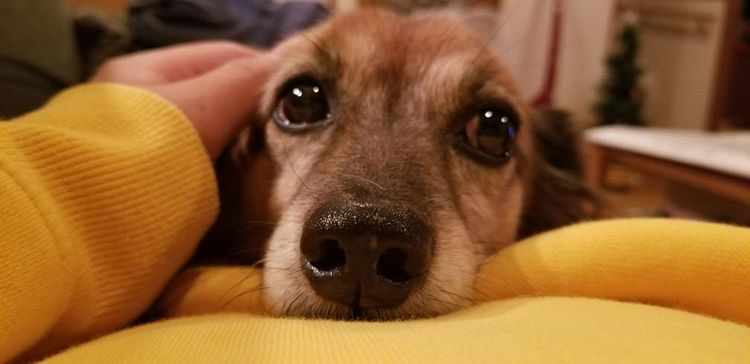
#> input picture Photos/kokoro.jpg, 750 x 364 px, found by its file name
$ python binaryScale3-11.py
#> lines starting #> are read from the running program, lines starting #| are printed output that depends on the picture; after the words box and inside, x2 and y2 are one past the last pixel; in counts of white or black regions, pixels touching at a corner belong together
import cv2 as cv
import numpy as py

# 方法１　Numpyでアルゴリズムを書いて実装

# 閾値
threshold_val = 127

# 入力画像の読み込み
img = cv.imread("Photos/kokoro.jpg")
#> img is the input picture: shape (364, 750, 3); mean B, G, R 47.9, 94.7, 142.3

# グレースケール変換
gray = cv.cvtColor(img, cv.COLOR_RGB2GRAY)
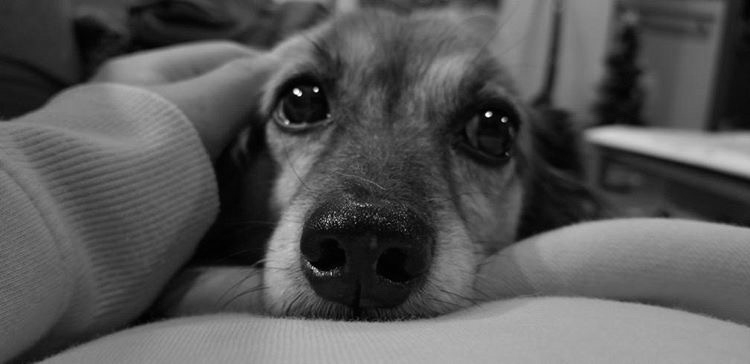
#> gray: shape (364, 750); min 0, max 254, mean 86.1

# 出力画像用の配列生成
threshold_img = gray.copy()

# Numpyで実装
threshold_img[gray < threshold_val] = 0
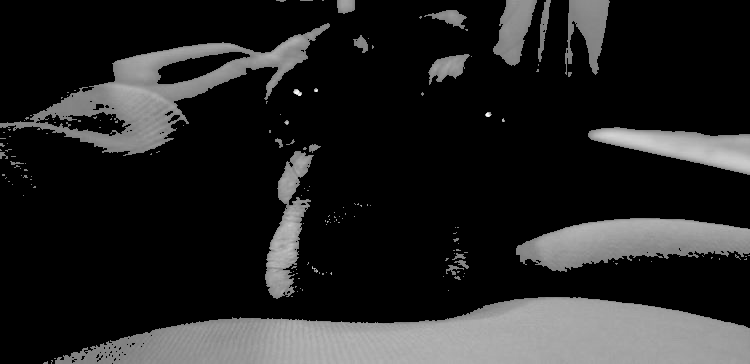
#> threshold_img: shape (364, 750); min 0, max 254, mean 36.9
threshold_img[gray >= threshold_val] = 255
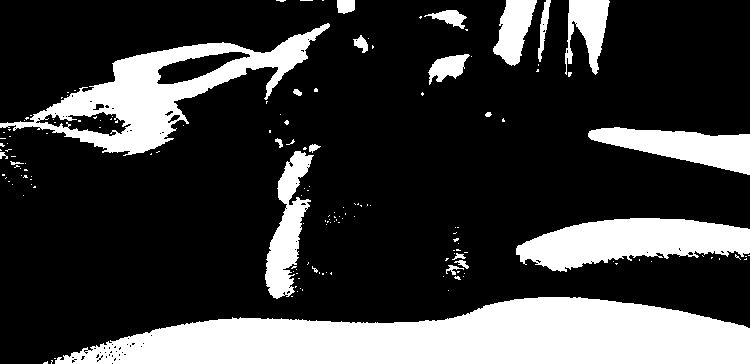
#> threshold_img: shape (364, 750); 23.9% white; 157 white regions (136 under 20 px), largest, box (x1, y1, x2, y2) and area: (55, 297, 750, 364) 31665, (0, 23, 330, 156) 11826, (516, 218, 750, 272) 8039

# 結果を出力
cv.imwrite("Photos/test.png", threshold_img)

# 方法２ cv2.thresholdで簡単に実装
# ret, dst = cv.threshold(src, thresh, maxval, threshold_type, dst)
# src -> 入力画像(グレースケール)
# threshold -> 閾値
# maxval -> 二値化した時の最大値（255なら真っ白)
# threshold_type -> 単純な二値化ならcv2.THRESH_BINARYを使用
# dst -> 出力画像
